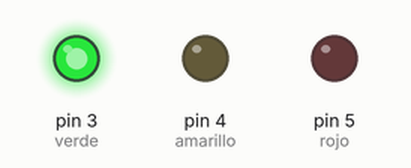
Recording of a sketch running on a simulated Arduino Uno, built with avr-gcc and run on an emulated ATmega328P. On the bench: output pins drawn as LEDs (lit = HIGH).

Above: at 0.2 s.
At 2.0 s:
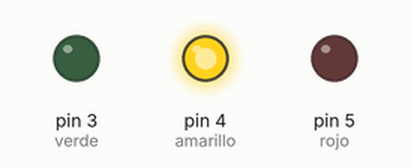
At 4.0 s:
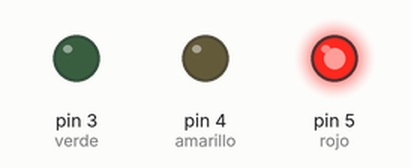
At 6.6 s:
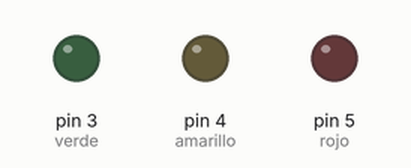
Timing chart, 0 to 7.3 s (numbered marks = the images above):
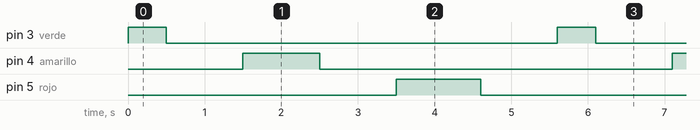

The sketch:

practicas_3.ino
```cpp
//Definir una variable y PIN para cada led
int verde = 3;
int amarillo = 4;
int rojo = 5;

void setup() {
  Serial.begin(9600);    //Iniciar puerto serie
  //Definir pin como salida
  pinMode(verde, OUTPUT);
  pinMode(amarillo, OUTPUT);
  pinMode(rojo, OUTPUT);
}

//Proceso de encendido y apagado
void loop(){
  //Led verde pin 3
  digitalWrite(verde, HIGH);  // Encender Led
  delay(500);                 // Tiempo encendido
  digitalWrite(verde, LOW);   // Apagar Led
  delay(1000);                // Esperar un segundo

  //Led amarillo pin 4
  digitalWrite(amarillo, HIGH);  // Encender Led
  delay(1000);                   // Tiempo encendido
  digitalWrite(amarillo, LOW);   // Apagar Led
  delay(1000);                   // Esperar un segundo

  //Led rojo pin 5
  digitalWrite(rojo, HIGH);  // Encender Led
  delay(1100);               // Tiempo encendido
  digitalWrite(rojo, LOW);   // Apagar Led
  delay(1000);               // Esperar un segundo
}
```

Measured:
- by itself, pin 3 (verde): alternates HIGH for 0.50 s and LOW for 5.1 s
- by itself, pin 4 (amarillo): alternates HIGH for 1.0 s and LOW for 4.6 s
- by itself, pin 5 (rojo): alternates HIGH for 1.1 s and LOW for 4.5 s
